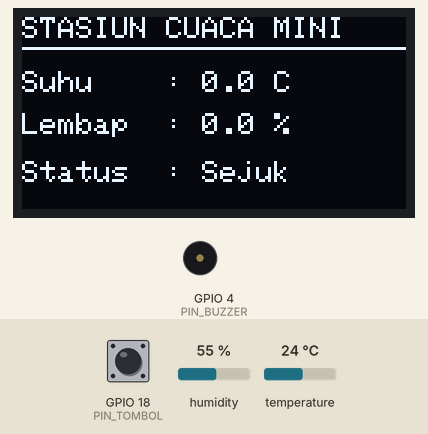
Simulated run of this sketch. Board: ESP8266 (NodeMCU). On the bench: 128×64 one-colour display, buzzer (waves = sounding, pin HIGH). Inputs (shaded band) come from the test bench; at power-on: temperature 24 °C, GPIO 18 (PIN_TOMBOL) HIGH, humidity 55 %.

Above: at 1.3 s.
1.4 s: temperature set to 41 °C
At 2.7 s:
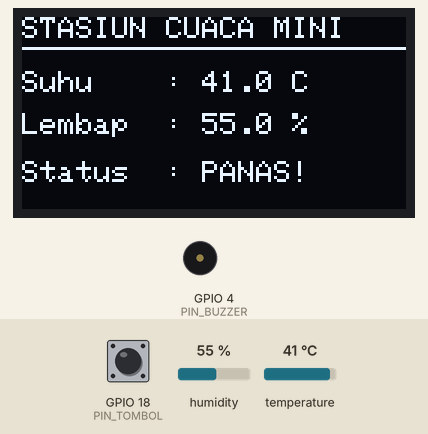
5.6 s: GPIO 18 (PIN_TOMBOL) pulled LOW for 3.2 s
At 9.6 s:
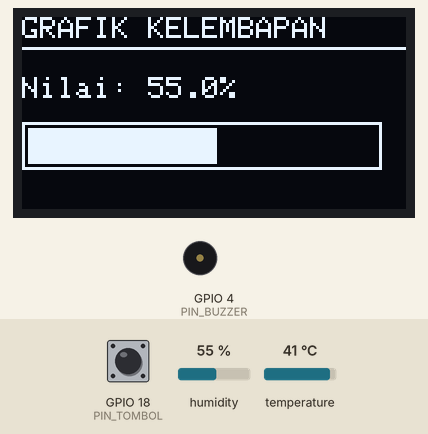
10.3 s: humidity set to 22 %
At 13.3 s:
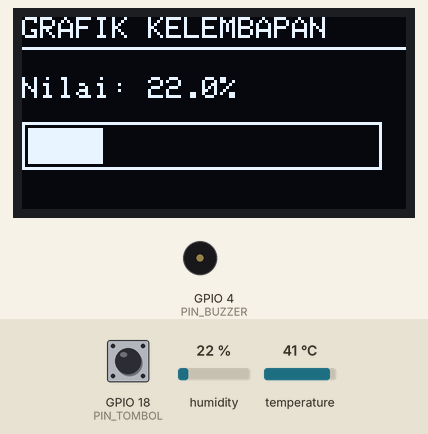
14.3 s: GPIO 18 (PIN_TOMBOL) pulled LOW for 0.15 s
At 15.4 s:
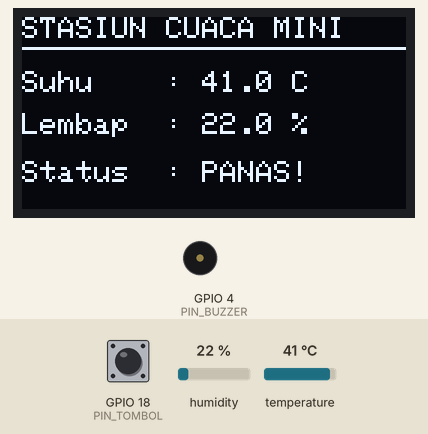
16.1 s: temperature set to 28 °C
At 20.0 s:
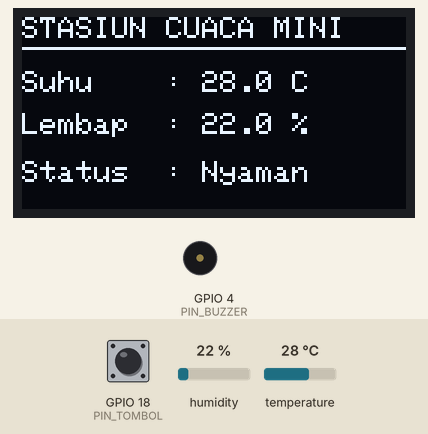
20.3 s: temperature set to 34 °C
At 20.97 s:
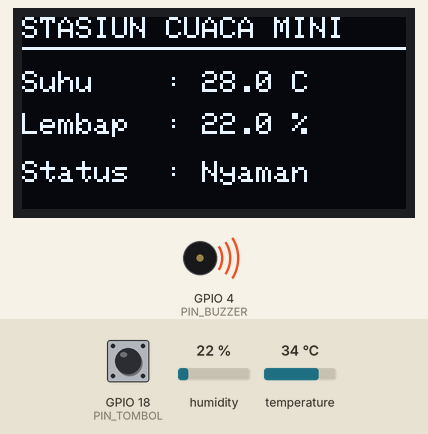
Timing chart, 0 to 23.4 s (numbered marks = the images above; inputs shaded):
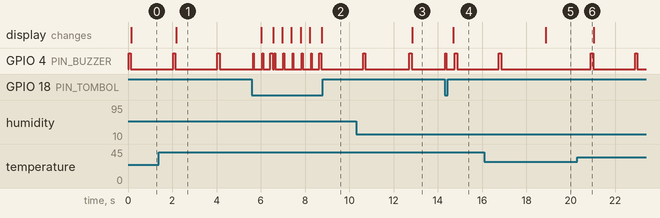

Measured:
- after the input at 1.4 s, GPIO 4 (PIN_BUZZER): alternates HIGH for 0.10 s and LOW for 1.9 s, starting after 0.64 s; the display: changes after 0.77 s (image 1)
- after the input at 5.6 s, the display: changes after 0.42 s (image 2)
- after the input at 10.3 s, the display: changes after 2.5 s (image 3)
- after the input at 14.3 s, the display: changes after 0.39 s (image 4)
- after the input at 16.1 s, GPIO 4 (PIN_BUZZER): goes on until 16.9 s, then stays LOW; the display: changes after 2.8 s (image 5)
- after the input at 20.3 s, GPIO 4 (PIN_BUZZER): alternates HIGH for 0.10 s and LOW for 1.9 s, starting after 0.61 s

The sketch:

weather_station.ino
```cpp
/**
 * weather_station.ino: Stasiun Cuaca Mandiri Edukasi SMP
 *
 * Tanggung Jawab:
 * - Membaca data suhu dan kelembapan udara dari sensor DHT11/DHT22.
 * - Mengolah data untuk menentukan indeks kenyamanan lingkungan.
 * - Menampilkan metrik pada layar OLED SSD1306 dalam 2 mode halaman.
 * - Memicu alarm buzzer jika suhu melampaui batas aman (33 C).
 *
 * Perangkat Keras:
 * - ESP32 NodeMCU DevKit V1 (DOIT 30-Pin)
 * - Sensor DHT: Pin GPIO 15
 * - OLED SSD1306: SDA GPIO 21, SCL GPIO 22
 * - Tombol Pindah Halaman: GPIO 18 (INPUT_PULLUP)
 * - Buzzer Alarm: GPIO 4
 */

#include <Wire.h>
#include <Adafruit_GFX.h>
#include <Adafruit_SSD1306.h>
#include <DHT.h>

#define LEBAR_OLED 128
#define TINGGI_OLED 64
#define PIN_DHT 15
#define TIPE_DHT DHT11
#define PIN_TOMBOL 18
#define PIN_BUZZER 4
#define BATAS_SUHU_PANAS 33.0

Adafruit_SSD1306 oled(LEBAR_OLED, TINGGI_OLED, &Wire, -1);
DHT dht(PIN_DHT, TIPE_DHT);

int mode_halaman = 0;
unsigned long waktu_baca_terakhir = 0;
float suhu_terakhir = 0.0;
float lembap_terakhir = 0.0;

void bunyikan_alarm(int durasi_ms) {
  digitalWrite(PIN_BUZZER, HIGH);
  delay(durasi_ms);
  digitalWrite(PIN_BUZZER, LOW);
}

const char* evaluasi_kenyamanan(float suhu) {
  if (suhu < 24.0) {
    return "Sejuk";
  }
  if (suhu <= 32.0) {
    return "Nyaman";
  }
  return "PANAS!";
}

void gambar_bilah_persen(int x, int y, int lebar, int tinggi, float persen) {
  oled.drawRect(x, y, lebar, tinggi, SSD1306_WHITE);
  int lebar_isi = (int)((persen / 100.0) * (lebar - 4));
  if (lebar_isi > (lebar - 4)) {
    lebar_isi = lebar - 4;
  }
  oled.fillRect(x + 2, y + 2, lebar_isi, tinggi - 4, SSD1306_WHITE);
}

void tampilkan_halaman_data(float suhu, float lembap, const char* status) {
  oled.clearDisplay();
  oled.setTextSize(1);
  oled.setTextColor(SSD1306_WHITE);
  oled.setCursor(0, 0);
  oled.println("STASIUN CUACA MINI");
  oled.drawLine(0, 10, 127, 10, SSD1306_WHITE);

  oled.setCursor(0, 18);
  oled.print("Suhu    : ");
  oled.print(suhu, 1);
  oled.println(" C");

  oled.setCursor(0, 32);
  oled.print("Lembap  : ");
  oled.print(lembap, 1);
  oled.println(" %");

  oled.setCursor(0, 48);
  oled.print("Status  : ");
  oled.println(status);
  oled.display();
}

void tampilkan_halaman_grafis(float suhu, float lembap) {
  oled.clearDisplay();
  oled.setTextSize(1);
  oled.setTextColor(SSD1306_WHITE);
  oled.setCursor(0, 0);
  oled.println("GRAFIK KELEMBAPAN");
  oled.drawLine(0, 10, 127, 10, SSD1306_WHITE);

  oled.setCursor(0, 20);
  oled.print("Nilai: ");
  oled.print(lembap, 1);
  oled.println("%");

  gambar_bilah_persen(0, 35, 120, 16, lembap);
  oled.display();
}

void periksa_tombol_navigasi() {
  if (digitalRead(PIN_TOMBOL) == LOW) {
    mode_halaman = (mode_halaman == 0) ? 1 : 0;
    bunyikan_alarm(40);
    delay(300);
  }
}

void perbarui_pembacaan_sensor() {
  if (millis() - waktu_baca_terakhir < 2000) {
    return;
  }
  waktu_baca_terakhir = millis();
  float s = dht.readTemperature();
  float l = dht.readHumidity();
  if (!isnan(s) && !isnan(l)) {
    suhu_terakhir = s;
    lembap_terakhir = l;
  }
  if (suhu_terakhir > BATAS_SUHU_PANAS) {
    bunyikan_alarm(100);
  }
}

void perbarui_tampilan_aktif() {
  const char* status = evaluasi_kenyamanan(suhu_terakhir);
  if (mode_halaman == 0) {
    tampilkan_halaman_data(suhu_terakhir, lembap_terakhir, status);
    return;
  }
  tampilkan_halaman_grafis(suhu_terakhir, lembap_terakhir);
}

void inisialisasi_sistem() {
  pinMode(PIN_TOMBOL, INPUT_PULLUP);
  pinMode(PIN_BUZZER, OUTPUT);
  digitalWrite(PIN_BUZZER, LOW);
  Wire.begin(21, 22);
  oled.begin(SSD1306_SWITCHCAPVCC, 0x3C);
  dht.begin();
}

void setup() {
  Serial.begin(115200);
  inisialisasi_sistem();
  bunyikan_alarm(100);
}

void loop() {
  periksa_tombol_navigasi();
  perbarui_pembacaan_sensor();
  perbarui_tampilan_aktif();
  delay(50);
}
```
